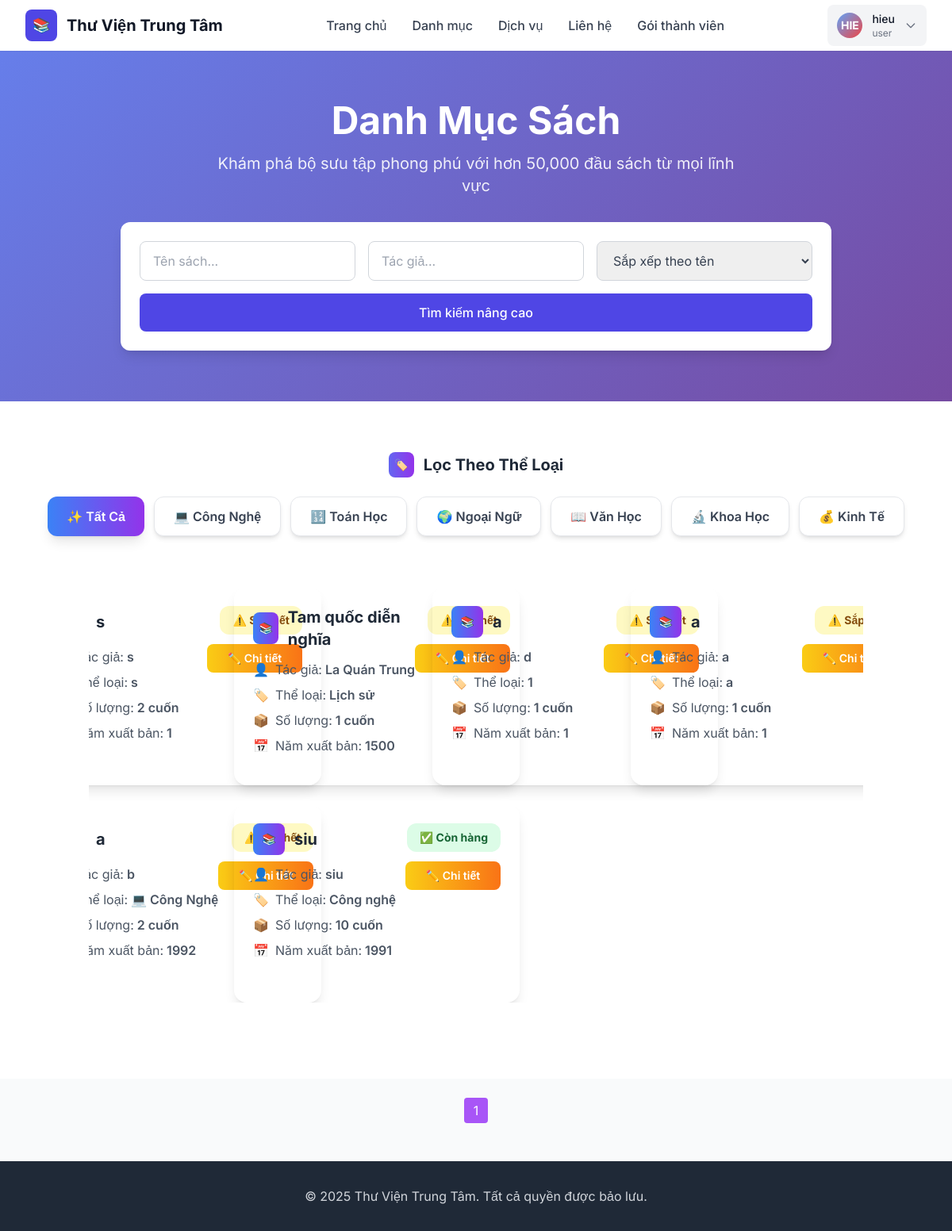
The app's page /library/catalog/ (signed in), older data.
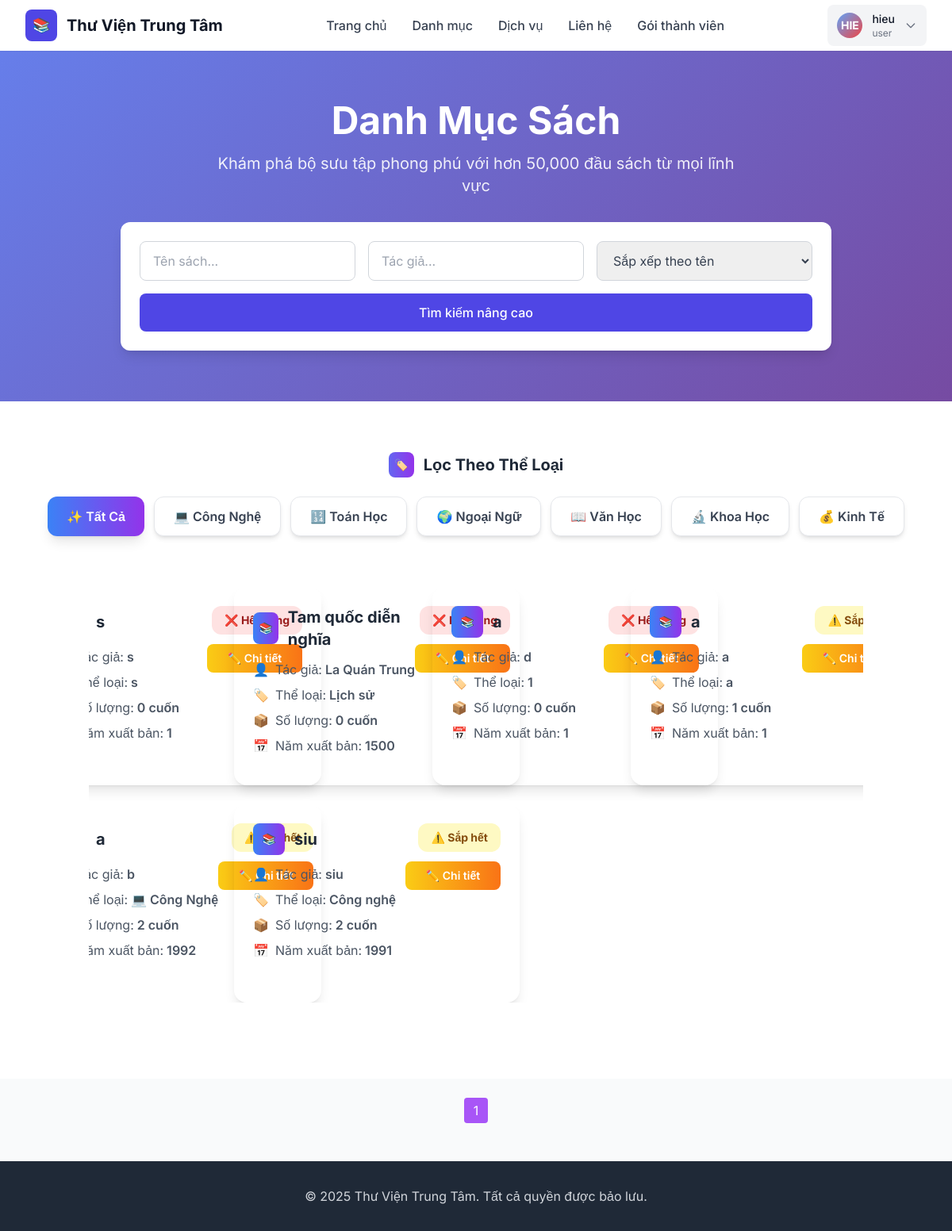
The same page, newer data.
### account/models.py (models this page shows, shortened)
class UserProfile(models.Model):
    user = models.OneToOneField(User, on_delete=models.CASCADE)
    name = models.CharField(max_length=100, blank=True, null=True)
    phone= models.CharField(max_length=15, blank=True)
    occupation = models.CharField(max_length=30, blank=True, null=True)
    date_of_birth = models.DateField(max_length=25, blank=True, null=True)
    address = models.TextField(max_length=100,blank=True,null=True)
    Gender_Choices = (
        ('male', 'Nam'),
        ('female', 'Nữ'),
        ('other', 'Khác')
    )
    gender = models.CharField(max_length=10,choices=Gender_Choices)
    Role_Choices = (
        ('user', 'user'),
        ('librarian', 'librarian'),
    )
    role = models.CharField(max_length=10, choices=Role_Choices, default='user')
    Membership_Choices=(
        ('basic','Cơ bản'),
        ('standard','Tiêu chuẩn'),
        ('premium','Cao cấp')
    )
    membership_level= models.CharField(max_length=15, choices=Membership_Choices, default='basic')
    membership_upgrade_date = models.DateField(blank=True, null=True, verbose_name="Ngày nâng cấp")
    membership_expiry_date = models.DateField(blank=True, null=True, verbose_name="Ngày hết hạn")
    def get_membership_state(self):
        if self.membership_level == 'standard':
            return StandardState()
        elif self.membership_level == 'premium':
            return PremiumState()
        return BasicState()
    @property
    def max_days(self):
        return self.get_membership_state().max_days

### Librarian/models.py (models this page shows, shortened)
class Book(models.Model):
    STATUS_CHOICES = [
        ('available', 'Available'),
        ('unavailable', 'Unavailable'),
    ]
    book_id = models.AutoField(primary_key=True)
    title = models.CharField(max_length=255)
    author = models.CharField(max_length=255)
    year = models.IntegerField(blank=True, null=True)
    category = models.CharField(max_length=100, blank=True, null=True)
    quantity = models.PositiveIntegerField(default=0)
    status = models.CharField(max_length=20, choices=STATUS_CHOICES, default='available')
    description = models.TextField(blank=True, null=True)

### library/views.py (the view)
# urls.py: path('catalog/', views.catalog, name='catalog'),
def catalog(request):
    if not request.user.is_authenticated:
        return redirect("account:logout")
    books = Book.objects.all().order_by("-book_id")
    paginator = Paginator(books, 8)  # 8 sách mỗi trang
    page_number = request.GET.get("page")
    page_obj = paginator.get_page(page_number)
    try:
        user_profile = UserProfile.objects.get(user=request.user)
    except UserProfile.DoesNotExist:
        return redirect("account:logout")  # nếu không có hồ sơ thì về đăng nhập lại
    context = {
        "user_profile": user_profile,
        "max_days": getattr(user_profile, "max_days", 10),  # fallback mặc định
        "page_obj": page_obj,
    }
    return render(request, "library/catalog.html", context)

### account/membership_states.py (called while the page is built)
    @property
    def max_days(self):
        return 60

### library/templates/library/catalog.html (shortened to what this page needs)
{% extends "base.html" %}
{% block content %}
<body class="bg-gray-50">
    <section class="hero-gradient text-white py-16">
        <div class="max-w-7xl mx-auto px-4 sm:px-6 lg:px-8">
            <div class="text-center mb-8">
                <h2 class="text-4xl md:text-5xl font-bold mb-4">Danh Mục Sách</h2>
                <p class="text-xl opacity-90 max-w-2xl mx-auto">Khám phá bộ sưu tập phong phú với hơn 50,000 đầu sách từ mọi lĩnh vực</p>
            </div>
            <div class="max-w-4xl mx-auto">
                <div class="bg-white rounded-xl p-6 shadow-lg">
                    <div class="grid grid-cols-1 md:grid-cols-3 gap-4 mb-4">
                        <input type="text" id="searchTitle" placeholder="Tên sách..."
                               class="px-4 py-3 border border-gray-300 rounded-lg focus:outline-none focus:ring-2 focus:ring-indigo-500 text-gray-700">
                        <input type="text" id="searchAuthor" placeholder="Tác giả..."
                               class="px-4 py-3 border border-gray-300 rounded-lg focus:outline-none focus:ring-2 focus:ring-indigo-500 text-gray-700">
                        <select id="sortBy" class="px-4 py-3 border border-gray-300 rounded-lg focus:outline-none focus:ring-2 focus:ring-indigo-500 text-gray-700">
                            <option value="title">Sắp xếp theo tên</option>
                        </select>
                    </div>
                    <button onclick="performSearch()" class="w-full bg-indigo-600 text-white py-3 rounded-lg hover:bg-indigo-700 transition-colors font-medium">
                        Tìm kiếm nâng cao
                    </button>
                </div>
            </div>
        </div>
    </section>
    <section class="py-16 bg-white">
      <div class="mb-8 flex flex-col items-center">
        <h3 class="text-xl font-bold text-gray-800 mb-6 flex items-center justify-center">
          <span class="w-8 h-8 bg-gradient-to-r from-indigo-500 to-purple-600 rounded-lg flex items-center justify-center mr-3">
            <span class="text-white text-sm">🏷️</span>
        </span>
          Lọc Theo Thể Loại
        </h3>
        <div class="flex flex-wrap justify-center gap-3">
          <button
            onclick="filterBooks('all')"
            class="category-btn filter-btn bg-gradient-to-r from-blue-500 to-purple-600 text-white px-6 py-3 rounded-xl font-semibold shadow-lg hover:shadow-xl transition-all duration-300"
          >
            ✨ Tất Cả
          </button>
          <button
            onclick="filterBooks('cong-nghe')"
            class="category-btn filter-btn bg-white text-gray-700 px-6 py-3 rounded-xl font-semibold shadow-md hover:bg-gradient-to-r hover:from-blue-500 hover:to-purple-600 hover:text-white transition-all duration-300 border border-gray-200"
          >
            💻 Công Nghệ
          </button>
          <button
            onclick="filterBooks('toan-hoc')"
            class="category-btn filter-btn bg-white text-gray-700 px-6 py-3 rounded-xl font-semibold shadow-md hover:bg-gradient-to-r hover:from-blue-500 hover:to-purple-600 hover:text-white transition-all duration-300 border border-gray-200"
          >
            🔢 Toán Học
          </button>
          <button
            onclick="filterBooks('ngoai-ngu')"
            class="category-btn filter-btn bg-white text-gray-700 px-6 py-3 rounded-xl font-semibold shadow-md hover:bg-gradient-to-r hover:from-blue-500 hover:to-purple-600 hover:text-white transition-all duration-300 border border-gray-200"
          >
            🌍 Ngoại Ngữ
          </button>
          <button
            onclick="filterBooks('van-hoc')"
            class="category-btn filter-btn bg-white text-gray-700 px-6 py-3 rounded-xl font-semibold shadow-md hover:bg-gradient-to-r hover:from-blue-500 hover:to-purple-600 hover:text-white transition-all duration-300 border border-gray-200"
          >
            📖 Văn Học
          </button>
          <button
            onclick="filterBooks('khoa-hoc')"
            class="category-btn filter-btn bg-white text-gray-700 px-6 py-3 rounded-xl font-semibold shadow-md hover:bg-gradient-to-r hover:from-blue-500 hover:to-purple-600 hover:text-white transition-all duration-300 border border-gray-200"
          >
            🔬 Khoa Học
          </button>
          <button
            onclick="filterBooks('kinh-te')"
            class="category-btn filter-btn bg-white text-gray-700 px-6 py-3 rounded-xl font-semibold shadow-md hover:bg-gradient-to-r hover:from-blue-500 hover:to-purple-600 hover:text-white transition-all duration-300 border border-gray-200"
          >
            💰 Kinh Tế
          </button>
        </div>
    </div>
    <div class="container mx-auto px-6 py-8">
      <div
        id="bookList"
        class="grid grid-cols-1 sm:grid-cols-2 md:grid-cols-3 lg:grid-cols-4 gap-6 justify-items-center max-h-960 overflow-y-auto scrollbar-hide"
      >
        {% for book in page_obj %}
    <div
      class="book-item book-card w-[360px] min-h-[250px] p-6 rounded-2xl shadow-lg hover:shadow-xl transition-all duration-300 fade-in-up"
      data-category="{{ book.category|slugify }}"
    >
          <div class="flex justify-between items-start">
            <div class="flex-1">
              <div class="flex items-center space-x-3 mb-3">
                <div
                  class="w-10 h-10 bg-gradient-to-r from-blue-500 to-purple-600 rounded-lg flex items-center justify-center"
                >
                  <span class="text-white text-sm"> 📚 </span>
                </div>
                <h4 class="text-xl font-bold text-gray-800 break-words line-clamp-2 ">{{ book.title }}</h4>
              </div>
          <div class="space-y-2 text-gray-600">
            <p class="flex items-center whitespace-nowrap">
              <span class="mr-2">👤</span>
              <span>Tác giả:</span>
              <span class="font-semibold ml-1">{{ book.author }}</span>
            </p>
            <p class="flex items-center whitespace-nowrap">
              <span class="mr-2">🏷️</span>
              <span>Thể loại:</span>
              <span class="font-semibold ml-1">{{ book.category }}</span>
            </p>
            <p class="flex items-center whitespace-nowrap">
              <span class="mr-2">📦</span>
              <span>Số lượng:</span>
              <span class="font-semibold ml-1">{{ book.quantity }} cuốn</span>
            </p>
            <p class="flex items-center whitespace-nowrap">
              <span class="mr-2">📅</span>
              <span>Năm xuất bản:</span>
              <span class="font-semibold ml-1">{{ book.year }}</span>
            </p>
          </div>
        </div>
        <div class="flex flex-col space-y-3 items-end">
          {% if book.quantity > 5 %}
          <span
            class="status-badge bg-green-100 text-green-800 px-4 py-2 rounded-xl text-sm font-bold"
            >✅ Còn hàng</span
          >
          {% elif book.quantity > 0 %}
          <span
            class="status-badge bg-yellow-100 text-yellow-800 px-4 py-2 rounded-xl text-sm font-bold"
            >⚠️ Sắp hết</span
          >
          {% else %}
          <span
            class="status-badge bg-red-100 text-red-800 px-4 py-2 rounded-xl text-sm font-bold"
            >❌ Hết hàng</span
          >
          {% endif %}
          <div class="flex space-x-2">
            <button
              onclick="editBook({{ book.book_id }})"
              class="bg-gradient-to-r from-yellow-400 to-orange-500 text-white px-4 py-2 rounded-lg hover:shadow-lg transition-all duration-300 text-sm font-semibold whitespace-nowrap min-w-[120px]"
            >
              ✏️ Chi tiết
            </button>
          </div>
        </div>
      </div>
    </div>
    {% endfor %}
  </div>
</div>
    </section>
<div class="flex justify-center mt-6 mb-12 space-x-2">
  {% for num in page_obj.paginator.page_range %}
    {% if page_obj.number == num %}
      <span class="px-3 py-1 bg-purple-500 text-white rounded">{{ num }}</span>
    {% else %}
      <a href="?page={{ num }}"
         class="px-3 py-1 bg-gray-200 rounded hover:bg-gray-300">{{ num }}</a>
    {% endif %}
  {% endfor %}
</div>
</body>
{% endblock %}

### templates/base.html (shortened to what this page needs)
<!DOCTYPE html>
<html lang="vi">
<head>
    <script src="https://cdn.tailwindcss.com"></script>
</head>
<body class="bg-gray-50">
    <header class="bg-white shadow-sm sticky top-0 z-50">
        <div class="max-w-7xl mx-auto px-4 sm:px-6 lg:px-8">
            <div class="flex justify-between items-center h-16">
                <div class="flex items-center space-x-3">
                    <div class="w-10 h-10 bg-indigo-600 rounded-lg flex items-center justify-center">
                        <span class="text-white font-bold text-lg">📚</span>
                    </div>
                    <h1 class="text-xl font-bold text-gray-900">Thư Viện Trung Tâm</h1>
                </div>
                <nav class="hidden md:flex space-x-8">
                    <a href="{% url 'library:home' %}" class="text-gray-700 hover:text-indigo-600 font-medium">Trang chủ</a>
                    <a href="{% url 'library:catalog' %}" class="text-gray-700 hover:text-indigo-600 font-medium">Danh mục</a>
                    <a href="{% url 'library:services' %}" class="text-gray-700 hover:text-indigo-600 font-medium">Dịch vụ</a>
                    <a href="{% url 'library:contact' %}" class="text-gray-700 hover:text-indigo-600 font-medium">Liên hệ</a>
                    <a href="{% url 'library:membership' %}" class="text-gray-700 hover:text-indigo-600 font-medium">Gói thành viên</a>
                </nav>
                <div class="flex items-center space-x-4">
                    {% if user.is_authenticated and user.userprofile.role == "user" %}
                    <div class="relative inline-block">
                    <button onclick="toggleUserMenu()" id="userMenuButton"class="flex items-center space-x-3 bg-gray-100 hover:bg-gray-200 rounded-lg px-3 py-2 transition-colors">
                        <div class="w-8 h-8 bg-gradient-to-br from-blue-400 to-red-500 rounded-full flex items-center justify-center">
                            <span class="text-white text-sm font-bold">{{ user.username|slice:":3"|upper }}</span>
                        </div>
                        <div class="hidden md:block text-left">
                            <div class="text-sm font-medium text-gray-900">{{ user.get_full_name|default:user.username }}</div>
                            <div class="text-xs text-gray-500">{{user.userprofile.role}}</div>
                        </div>
                        <svg class="w-4 h-4 text-gray-500" fill="none" stroke="currentColor" viewBox="0 0 24 24">
                            <path stroke-linecap="round" stroke-linejoin="round" stroke-width="2"d="M19 9l-7 7-7-7"></path>
                        </svg>
                    </button>
</div>
                    {% endif %}
                </div>
            </div>
        </div>
    </header>
    <main >
        {% block content %}
        {% endblock %}
    </main>
    <footer class="bg-gray-800 text-gray-300 py-8">
        <div class="max-w-7xl mx-auto px-4 sm:px-6 lg:px-8 text-center">
            <p>&copy; 2025 Thư Viện Trung Tâm. Tất cả quyền được bảo lưu.</p>
        </div>
    </footer>
</html>

Row changes from the older to the newer data that the page shows:
changed Book (number 1 of 6 on the later page): quantity "2" → "0"; quantity "⚠️ Sắp hết" → "❌ Hết hàng"
changed Book "Tam quốc diễn nghĩa": quantity "1" → "0"; quantity "⚠️ Sắp hết" → "❌ Hết hàng"
changed Book (number 3 of 6 on the later page): quantity "1" → "0"; quantity "⚠️ Sắp hết" → "❌ Hết hàng"
changed Book "siu": quantity "10" → "2"; quantity "✅ Còn hàng" → "⚠️ Sắp hết"
